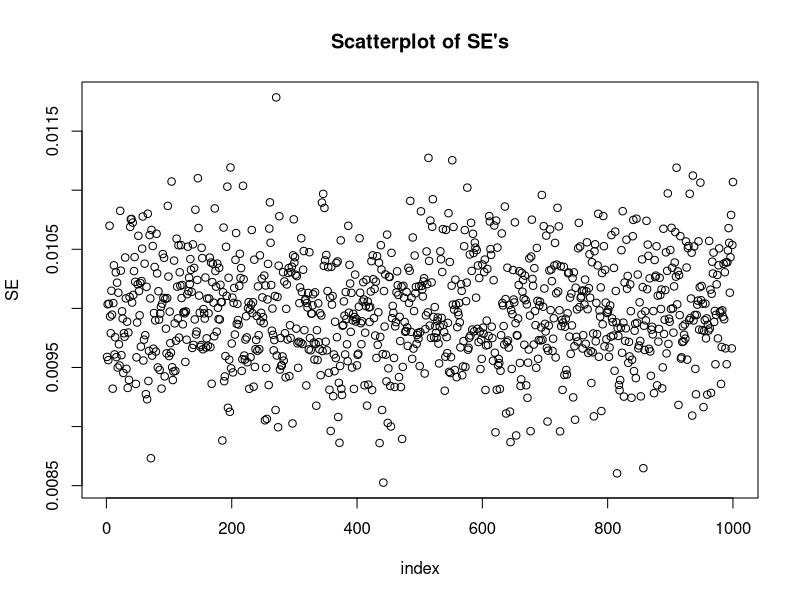

Write R code to recreate this figure.
SE=read.table("final/blb_lin_reg_data_s5_r50_SE.txt", header=TRUE)[,1]

jpeg("scatterplot.jpg")
plot(1:length(SE), SE, main="Scatterplot of SE's", xlab="index", ylab="SE")
dev.off()

